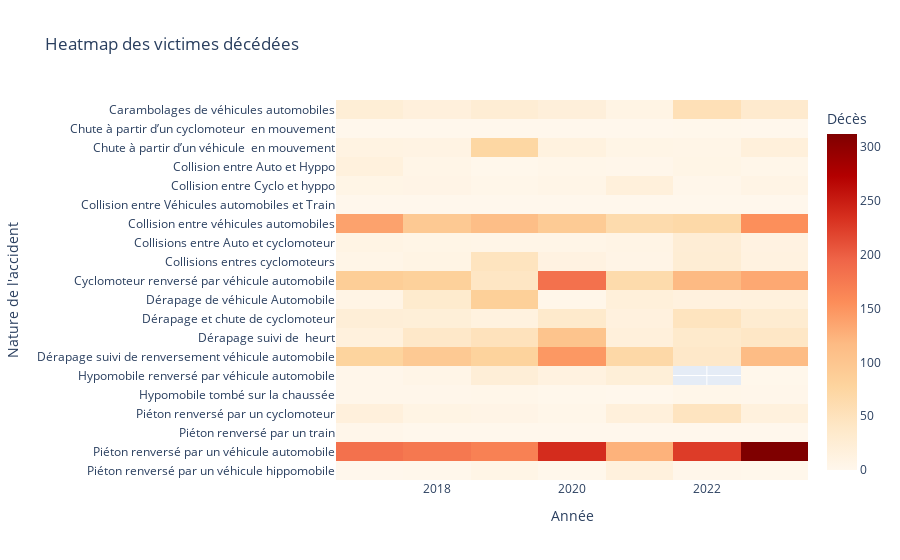

Notebook code cell kept with this figure:
### Code cell
import plotly.graph_objects as go

pivot = agg_deces.pivot_table(
    index='nature-de-l-accident',
    columns='Date',
    values='Value',
    aggfunc='sum'
)

fig = px.imshow(
    pivot,
    labels=dict(x="Année", y="Nature de l'accident", color="Décès"),
    color_continuous_scale='OrRd',
    title="Heatmap des victimes décédées"
)
fig.show()

### Figure 1 — Plotly figure (JSON) as saved in the notebook; plotly's stock layout.template omitted (floating-point values rounded to 4 significant figures; data arrays with more than 128 entries replaced by an {"elided": "..."} marker saying what was removed)
{"data": [{"coloraxis": "coloraxis", "hovertemplate": "Année: %{x}<br>Nature de l'accident: %{y}<br>Décès: %{z}<extra></extra>", "name": "0", "type": "heatmap", "x": [2017, 2018, 2019, 2020, 2021, 2022, 2023], "xaxis": "x", "y": ["Carambolages de véhicules automobiles", "Chute à partir d’un cyclomoteur  en mouvement", "Chute à partir d’un véhicule  en mouvement", "Collision entre Auto et Hyppo", "Collision entre Cyclo et hyppo", "Collision entre Véhicules automobiles et Train", "Collision entre véhicules automobiles", "Collisions entre Auto et cyclomoteur", "Collisions entres cyclomoteurs", "Cyclomoteur renversé par véhicule automobile", "Dérapage de véhicule Automobile", "Dérapage et chute de cyclomoteur", "Dérapage suivi de  heurt", "Dérapage suivi de renversement véhicule automobile", "Hypomobile renversé par véhicule automobile", "Hypomobile tombé sur la chaussée", "Piéton renversé par un cyclomoteur", "Piéton renversé par un train", "Piéton renversé par un véhicule automobile", "Piéton renversé par un véhicule hippomobile"], "yaxis": "y", "z": {"elided": "20x7 int values"}}], "layout": {"autosize": true, "coloraxis": {"colorbar": {"title": {"text": "Décès"}}, "colorscale": [[0, "rgb(255,247,236)"], [0.125, "rgb(254,232,200)"], [0.25, "rgb(253,212,158)"], [0.375, "rgb(253,187,132)"], [0.5, "rgb(252,141,89)"], [0.625, "rgb(239,101,72)"], [0.75, "rgb(215,48,31)"], [0.875, "rgb(179,0,0)"], [1, "rgb(127,0,0)"]]}, "title": {"text": "Heatmap des victimes décédées"}, "xaxis": {"anchor": "y", "autorange": true, "constrain": "domain", "domain": [0, 1], "range": [2016.0, 2024.0], "scaleanchor": "y", "title": {"text": "Année"}, "type": "linear"}, "yaxis": {"anchor": "x", "autorange": true, "constrain": "domain", "domain": [0, 1], "range": [19.5, -0.5], "title": {"text": "Nature de l'accident"}, "type": "category"}}}
